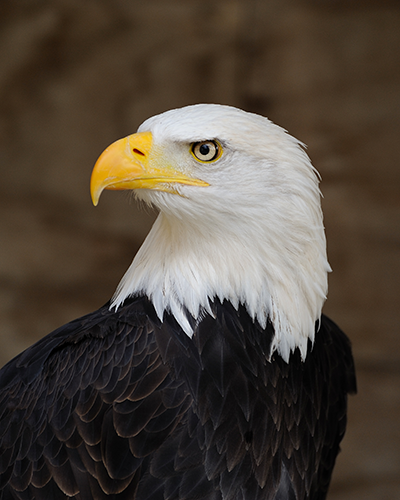
#> input picture images/eagle.png, 400 x 500 px
$ python ob_foreground.py images/eagle.png
#> lines starting #> are read from the running program, lines starting #| are printed output that depends on the picture
#python ob_foreground.py images/eagle.png
from __future__ import division
import cv2
#to show the image
from matplotlib import pyplot as plt
import numpy as np
from math import cos, sin
import argparse

if __name__=="__main__":
	argparser = argparse.ArgumentParser(formatter_class=argparse.RawTextHelpFormatter)
	argparser.add_argument('i',help = '')
	args = argparser.parse_args()
	i = args.i
	#read the image
	image = cv2.imread(i)
#> image is the input picture: shape (500, 400, 3); mean B, G, R 58.7, 69.1, 78.9
	img = image

	mask = np.zeros(img.shape[:2],np.uint8)

	bgdModel = np.zeros((1,65),np.float64)
	fgdModel = np.zeros((1,65),np.float64)

	rect = (161,79,150,150)
	cv2.grabCut(img,mask,rect,bgdModel,fgdModel,5,cv2.GC_INIT_WITH_RECT)
	mask2 = np.where((mask==2)|(mask==0),0,1).astype('uint8')
	img = img*mask2[:,:,np.newaxis]
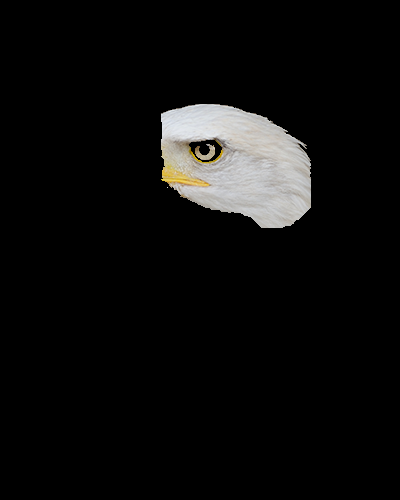
#> img: shape (500, 400, 3); mean B, G, R 12.9, 13.3, 13.5
	# show the images
	cv2.imshow("Result", np.hstack([img, image]))
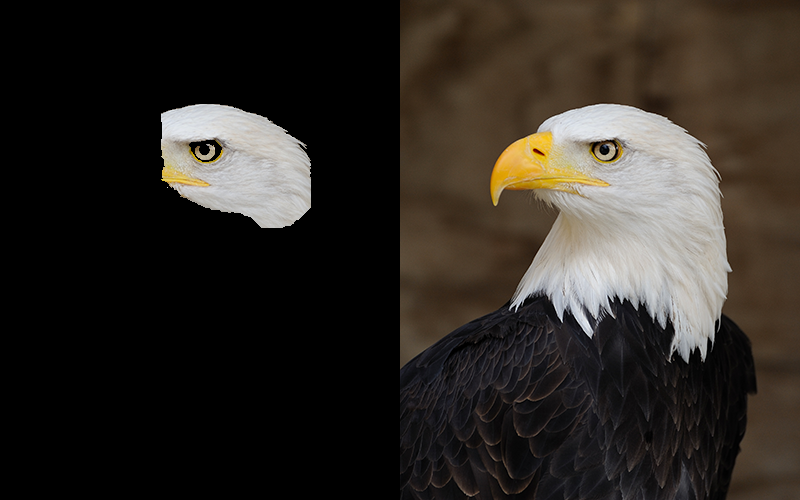
#> window 'Result': shape (500, 800, 3); mean B, G, R 35.8, 41.2, 46.2
	cv2.waitKey(0)
